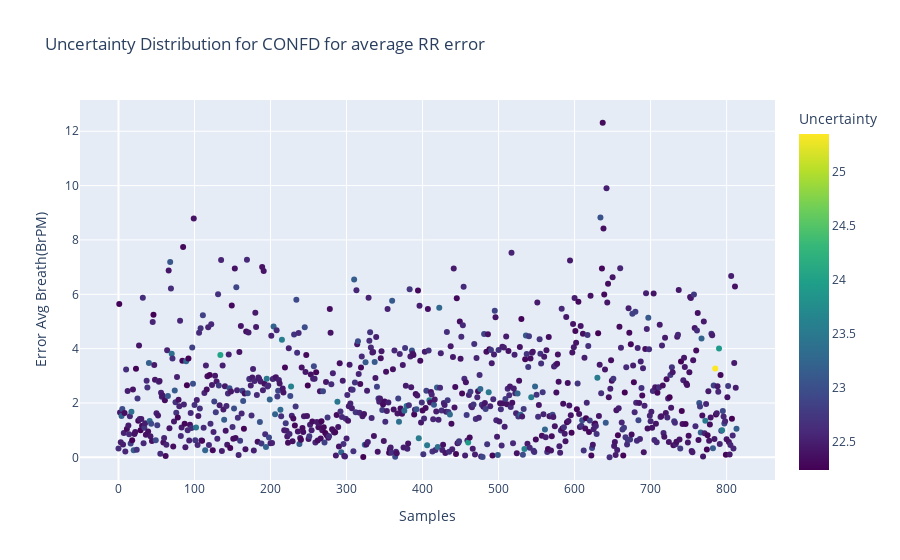
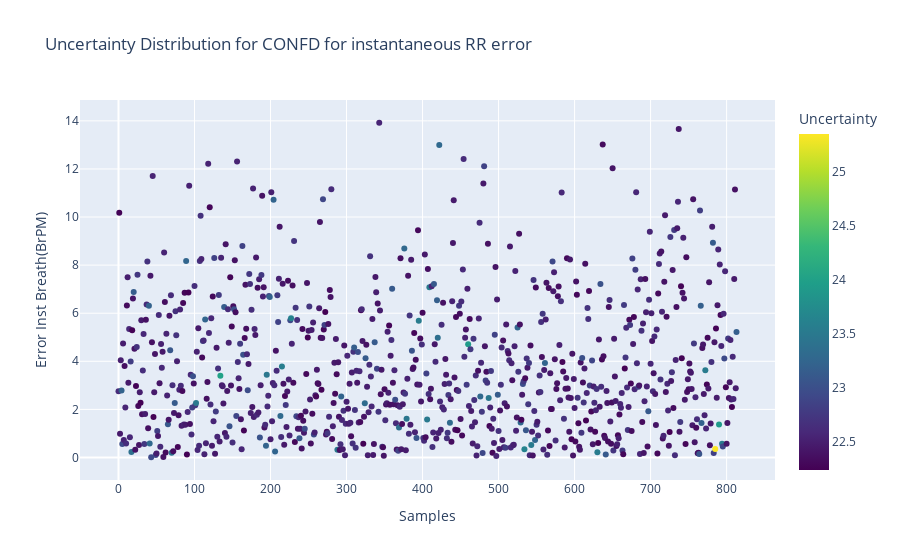

The notebook cell saved with these charts, in order:
### Code cell
if input_conf == 'confb':
    fig1 = px.scatter(data_confb,x = 'Samples', y="Absolute Error (BrPM)",title="Epistemic Uncertainty Distribution for "+input_conf.upper(),
                     color="Uncertainty", color_continuous_scale=px.colors.sequential.Viridis)
    fig1.show()

if input_conf == 'confa':
    fig1 = px.scatter(data_confa,x = 'Samples', y="Absolute Error (BrPM)",title="Epistemic Uncertainty Distribution for "+input_conf.upper(),
                   color="Uncertainty", color_continuous_scale=px.colors.sequential.Viridis)
    fig1.show()

if input_conf == 'confd':
    fig1 = px.scatter(data_confd,x = 'Samples', y="Error Avg Breath(BrPM)",title="Uncertainty Distribution for "+input_conf.upper()+ " for average RR error" ,
                     color="Uncertainty", color_continuous_scale=px.colors.sequential.Viridis)
    
    fig2 = px.scatter(data_confd,x = 'Samples', y="Error Inst Breath(BrPM)",title="Uncertainty Distribution for "+input_conf.upper()+ " for instantaneous RR error" ,
                     color="Uncertainty", color_continuous_scale=px.colors.sequential.Viridis)
    fig1.show()
    fig2.show()
     

if input_conf == 'conff':
    fig1 = px.scatter(data_conff,x = 'Samples', y="Error Avg Breath(BrPM)",title="Uncertainty Distribution for "+input_conf.upper()+ " for average RR error" ,
                     color="Uncertainty", color_continuous_scale=px.colors.sequential.Viridis)
    
    fig2 = px.scatter(data_conff,x = 'Samples', y="Error Inst Breath(BrPM)",title="Uncertainty Distribution for "+input_conf.upper()+ " for instantaneous RR error" ,
                     color="Uncertainty", color_continuous_scale=px.colors.sequential.Viridis)
    fig1.show()
    fig2.show()

### Figure 1 — Plotly figure (JSON) as saved in the notebook; plotly's stock layout.template omitted (floating-point values rounded to 4 significant figures; data arrays with more than 128 entries replaced by an {"elided": "..."} marker saying what was removed)
{"data": [{"hovertemplate": "Samples=%{x}<br>Error Avg Breath(BrPM)=%{y}<br>Uncertainty=%{marker.color}<extra></extra>", "legendgroup": "", "marker": {"color": {"elided": "814 float values"}, "coloraxis": "coloraxis", "symbol": "circle"}, "mode": "markers", "name": "", "orientation": "v", "showlegend": false, "type": "scatter", "x": {"elided": "814 int values"}, "xaxis": "x", "y": {"elided": "814 float values"}, "yaxis": "y"}], "layout": {"coloraxis": {"colorbar": {"title": {"text": "Uncertainty"}}, "colorscale": [[0, "#440154"], [0.1111, "#482878"], [0.2222, "#3e4989"], [0.3333, "#31688e"], [0.4444, "#26828e"], [0.5556, "#1f9e89"], [0.6667, "#35b779"], [0.7778, "#6ece58"], [0.8889, "#b5de2b"], [1, "#fde725"]]}, "legend": {"tracegroupgap": 0}, "title": {"text": "Uncertainty Distribution for CONFD for average RR error"}, "xaxis": {"anchor": "y", "domain": [0, 1], "title": {"text": "Samples"}}, "yaxis": {"anchor": "x", "domain": [0, 1], "title": {"text": "Error Avg Breath(BrPM)"}}}}

### Figure 2 — Plotly figure (JSON) as saved in the notebook; plotly's stock layout.template omitted (floating-point values rounded to 4 significant figures; data arrays with more than 128 entries replaced by an {"elided": "..."} marker saying what was removed)
{"data": [{"hovertemplate": "Samples=%{x}<br>Error Inst Breath(BrPM)=%{y}<br>Uncertainty=%{marker.color}<extra></extra>", "legendgroup": "", "marker": {"color": {"elided": "814 float values"}, "coloraxis": "coloraxis", "symbol": "circle"}, "mode": "markers", "name": "", "orientation": "v", "showlegend": false, "type": "scatter", "x": {"elided": "814 int values"}, "xaxis": "x", "y": {"elided": "814 float values"}, "yaxis": "y"}], "layout": {"coloraxis": {"colorbar": {"title": {"text": "Uncertainty"}}, "colorscale": [[0, "#440154"], [0.1111, "#482878"], [0.2222, "#3e4989"], [0.3333, "#31688e"], [0.4444, "#26828e"], [0.5556, "#1f9e89"], [0.6667, "#35b779"], [0.7778, "#6ece58"], [0.8889, "#b5de2b"], [1, "#fde725"]]}, "legend": {"tracegroupgap": 0}, "title": {"text": "Uncertainty Distribution for CONFD for instantaneous RR error"}, "xaxis": {"anchor": "y", "domain": [0, 1], "title": {"text": "Samples"}}, "yaxis": {"anchor": "x", "domain": [0, 1], "title": {"text": "Error Inst Breath(BrPM)"}}}}
